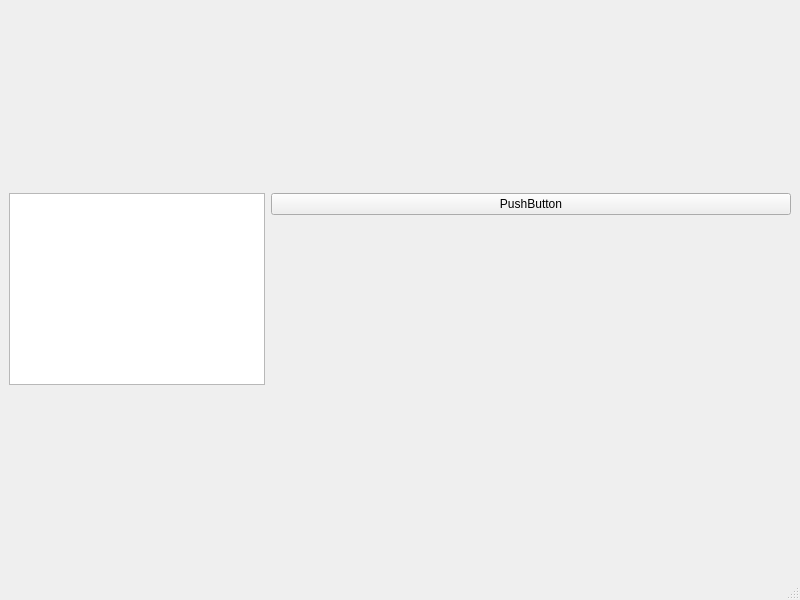
<?xml version="1.0" encoding="UTF-8"?>
<ui version="4.0">
 <class>MainWindow</class>
 <widget class="QMainWindow" name="MainWindow">
  <property name="geometry">
   <rect>
    <x>0</x>
    <y>0</y>
    <width>800</width>
    <height>600</height>
   </rect>
  </property>
  <property name="windowTitle">
   <string>MainWindow</string>
  </property>
  <widget class="QWidget" name="centralwidget">
   <layout class="QFormLayout" name="formLayout">
    <item row="0" column="0">
     <widget class="QListWidget" name="listWidget"/>
    </item>
    <item row="0" column="1">
     <widget class="QPushButton" name="pushButton">
      <property name="text">
       <string>PushButton</string>
      </property>
     </widget>
    </item>
   </layout>
  </widget>
  <widget class="QMenuBar" name="menubar">
   <property name="geometry">
    <rect>
     <x>0</x>
     <y>0</y>
     <width>800</width>
     <height>26</height>
    </rect>
   </property>
  </widget>
  <widget class="QStatusBar" name="statusbar"/>
 </widget>
 <resources/>
 <connections/>
</ui>
